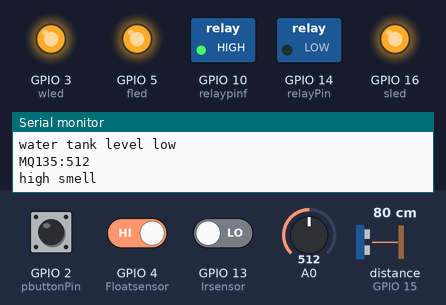
This sketch was run on a simulated ESP8266 (NodeMCU). On the bench: switched loads named in the sketch (green lamp = pin HIGH), output pins drawn as LEDs (lit = HIGH), the last lines printed to the serial monitor. Wiring (inferred from the names in the program): ultrasonic range finder: trigger GPIO 12; echo GPIO 15. The inputs (shaded band) are chosen by the test bench; at power-on: distance to the obstacle (sensor on GPIO 15) 80 cm, GPIO 4 (Floatsensor) HIGH, GPIO 13 (Irsensor) LOW, A0 = 512, GPIO 2 (pbuttonPin) HIGH. The echo pulse lasts 58.3 µs per cm; WiFi joins after 1.5 s; servers stay silent unless stated; pins used as bus, display or sensor lines are not drawn.

Above: at 4.2 s.
4.3 s: distance to the obstacle (sensor on GPIO 15) set to 11 cm
15.5 s: distance to the obstacle (sensor on GPIO 15) set to 8 cm
At 20.1 s:
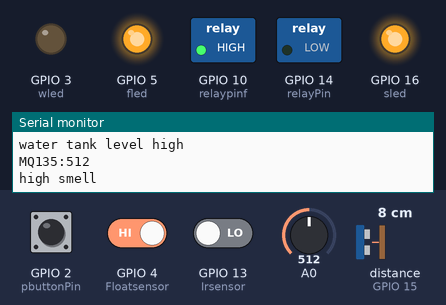
26.7 s: GPIO 4 (Floatsensor) driven LOW
At 31.2 s:
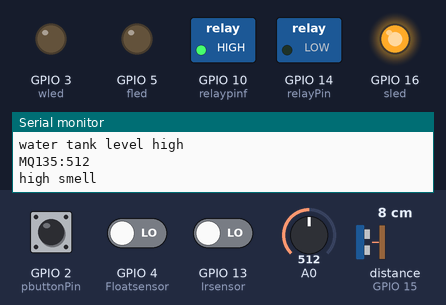
37.6 s: GPIO 13 (Irsensor) driven HIGH
At 42.5 s:
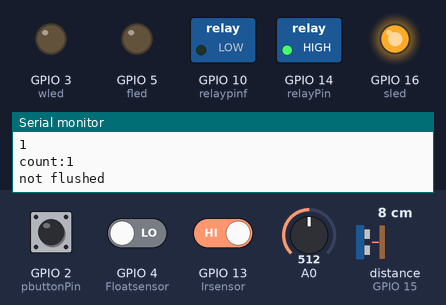
44.9 s: distance to the obstacle (sensor on GPIO 15) set to 18 cm
At 50.6 s:
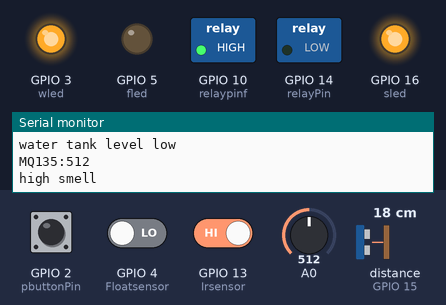
56.1 s: A0 set to 265
62.2 s: A0 set to 232
At 66.5 s:
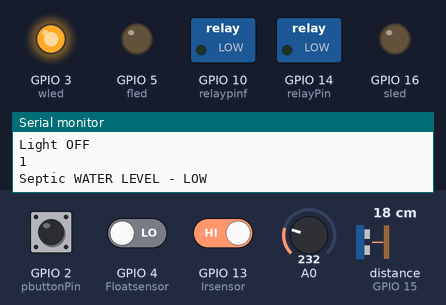
Timing chart, 0 to 68.0 s (numbered marks = the images above; inputs shaded):
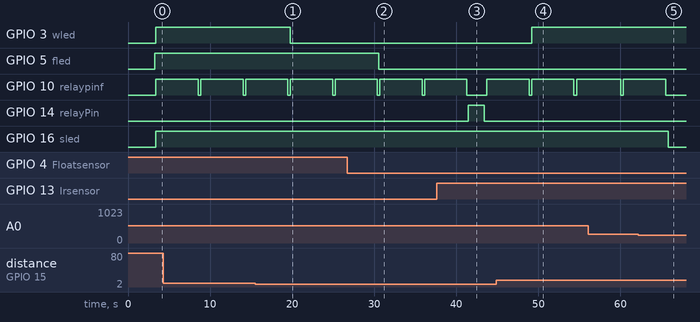

Measured:
- the behaviour switches between 10 and 9 cm on distance to the obstacle (sensor on GPIO 15) (found by bisection; images 0 and 1)
- the behaviour switches between 250 and 249 on A0 (found by bisection; images 4 and 5)
- after the input at 15.5 s, GPIO 3 (wled): HIGH → LOW after 4.3 s
- after the input at 26.7 s, GPIO 5 (fled): HIGH → LOW after 3.8 s
- after the input at 37.6 s, GPIO 14 (relayPin): LOW → HIGH after 3.8 s, → LOW 2.0 s later
- after the input at 44.9 s, GPIO 3 (wled): LOW → HIGH after 4.3 s
- after the input at 62.2 s, GPIO 10 (relaypinf): goes on until 65.5 s, then stays LOW; GPIO 16 (sled): HIGH → LOW after 3.6 s
- by itself, GPIO 10 (relaypinf): alternates HIGH for 5.2 s and LOW for 0.31 s

The sketch:

esp8.ino
```cpp
#include <FirebaseArduino.h>
#include  <ESP8266WiFi.h>
#define FIREBASE_HOST "finalmq135.firebaseio.com"
#define WIFI_SSID "MI A1"//change the name of your WIFI
#define WIFI_PASSWORD "00000000" // Change the password of your WIFI
#define FIREBASE_AUTH "68dtvxJjmUYoy4RGbxqGOKWoAFPM4sQskDd5sBFy"

#define fled 5//d1
#define sled 16//d0;
#define wled 3//RX

int x = 0;
int pbuttonPin = 2;// D4 connect output to push button
int relayPin = 14;//D5 Connected to relay (LED)
int relaypinf = 10; //fan relay
int val = 0; // push value from pin 2
int lightON = 0;//light status
int pushed = 0;
float a,b,c,d,e,f,g,h,l,n;

int y = 0;
float m[10];
int k = 0;
int sensorValue1[10];
float sum = 0;
int i;
int j = 1;
float average[11];
int Irsensor = 13; //D7
int sensorValue;
int Floatsensor = 4; //D2
int Buttonstate = 1; //
int laststate = HIGH;
int count = 0;

#define trig1 12//d6int
#define echo1 15//d8

void setup() {
  Serial.begin(9600);
  pinMode(fled,OUTPUT);
  pinMode(sled,OUTPUT);
  pinMode(wled,OUTPUT);
  pinMode(pbuttonPin, INPUT_PULLUP);
  pinMode(relayPin, OUTPUT);
  pinMode(relaypinf, OUTPUT);

  pinMode(Irsensor, INPUT);
  pinMode(0, INPUT);
  pinMode(Floatsensor, INPUT_PULLUP);
  pinMode(trig1, OUTPUT);
  pinMode(echo1, INPUT);
  WiFi.begin (WIFI_SSID, WIFI_PASSWORD);
  while (WiFi.status() != WL_CONNECTED) {
    delay(500);
    Serial.print(".");
  }

  Serial.println ("");
  Serial.println ("WiFi Connected!");
  Firebase.begin(FIREBASE_HOST, FIREBASE_AUTH);


  Firebase.setFloat ("average1", 0);
  Firebase.setFloat ("average2", 0);
  Firebase.setFloat ("average3", 0);
  Firebase.setFloat ("average4", 0);
  Firebase.setFloat ("average5", 0);
  Firebase.setFloat ("average6", 0);
  Firebase.setFloat ("average7", 0);
  Firebase.setFloat ("average8", 0);
  Firebase.setFloat ("average9", 0);
  Firebase.setFloat ("average10", 0);

  // put your setup code here, to run once:

}

void loop() {

  // for irsensor


  float duration, distance;
  val = digitalRead(pbuttonPin);// read the push button value
  long state = digitalRead(Irsensor);
  if (state == HIGH)
  { Serial.println(" stall unoccupied");

  }

  else
  { Serial.println(" stall occupied");
  }
  // This segment is for auto flush


  if (val == HIGH && lightON == LOW) {

    pushed = 1 - pushed;
    delay(100);
  }

  lightON = val;

  if (pushed == HIGH) {
    Serial.println("Light OFF");
    digitalWrite(relayPin, LOW);
    digitalWrite(relaypinf, LOW);
    Serial.println(pushed);
  } else {

    Serial.println("Light ON");
    digitalWrite(relayPin, HIGH);
    delay(5000);

    x = 1;
    Serial.println(pushed);

    pushed = 1;}


  // only count on a LOW-> HIGH transition


  if (laststate == LOW && state == HIGH)
  {
    count++;
    Serial.print("count:");
    Serial.println(count);
    Firebase.setFloat ("count", count);

    if (x == 0)
    {

      Serial.println("not flushed");
      digitalWrite(relayPin, HIGH);
      delay(2000);
      digitalWrite(relayPin, LOW);


    }
    else
    {
      x = 0;
    }
    //delay(1000);
  }
  laststate = state;  // remember last state


  // for septic tank

  Buttonstate = digitalRead(Floatsensor);
  if (Buttonstate == HIGH)
  {

    Serial.println( "Septic WATER LEVEL - HIGH");
    Firebase.setString("septic", "High");
    digitalWrite(fled, HIGH);


  }
  else
  {

    Serial.println( "Septic WATER LEVEL - LOW" );
    Firebase.setString("septic", "Low");
    digitalWrite(fled, LOW);


  }


  //water level


  digitalWrite(trig1, LOW);

  delayMicroseconds(2);
  digitalWrite(trig1, HIGH);
  delayMicroseconds(10);
  digitalWrite(trig1, LOW);

  duration = pulseIn(echo1, HIGH);

  distance = duration / 58;
  Serial.print(distance);
  Serial.println(" cm");
  if (distance <= 10)
  {Serial.println("water tank level high");
    Firebase.setString("waterlevel", "high");
    digitalWrite(wled, LOW);

  }
  else
  {
    Serial.println("water tank level low");
    Firebase.setString("waterlevel", "low");
    digitalWrite(wled, HIGH);


  }


  // for smell sensor


  sensorValue = analogRead(0);
  m[k] = sensorValue;
  Serial.print("MQ135:");
  Serial.println(sensorValue);

  if (sensorValue >= 250)
  {
    Serial.println("high smell");
    digitalWrite(relaypinf, HIGH);
    digitalWrite(sled, HIGH);

    delay(5000);


  }

  else
  {
    Serial.println("low smell");
    digitalWrite(relayPin, LOW);
    digitalWrite(sled, LOW);

  }
  Firebase.setFloat ("mq", sensorValue);


  // AVERAGE OF MQ135


  while (true)
  {
    sum = sum + m[k];
    k = k + 1;
    break;
    // Serial.println(sum);
    //delay(1000);
  }
  if (k == 10)
  {
    average[j] = sum / 10;
    sum = 0;
    Serial.print("average:");
    Serial.print(j);
    Serial.print("\t");
    Serial.println(average[j]);
    if(j==1)
    {
       a=average[1];
    Firebase.setFloat ("average1",a);
      }
   else if(j==2)
   {
    b=average[2];
    Firebase.setFloat ("average2",b);
   }
    else if(j==3)
    {c=average[3];
    Firebase.setFloat ("average3",c);
    }
    else if(j==4)
    {
    d=average[4];
    Firebase.setFloat ("average4",d);
    }
    else if(j==5)
    {e=average[5];
    Firebase.setFloat ("average5",e);
    }
    else if(j==6)
    {
    f=average[6];
    Firebase.setFloat ("average6",f);
    }
    else if(j==7)
    {
    g=average[7];
    Firebase.setFloat ("average7",g);
    }
    else if(j==8)
    {
    h=average[8];
    Firebase.setFloat ("average8",h);
    }
    else if(j==9)
    {
    l=average[9];
    Firebase.setFloat ("average9",l);
    }
    else if(j==10)
    {
    n=average[10];
    Firebase.setFloat ("average10",n);
    delay(2000);
    Firebase.setFloat ("average1", 0);
  Firebase.setFloat ("average2", 0);
  Firebase.setFloat ("average3", 0);
  Firebase.setFloat ("average4", 0);
  Firebase.setFloat ("average5", 0);
  Firebase.setFloat ("average6", 0);
  Firebase.setFloat ("average7", 0);
  Firebase.setFloat ("average8", 0);
  Firebase.setFloat ("average9", 0);
  Firebase.setFloat ("average10", 0);

    j=0;

    }

    j = j + 1;
    k = 0;

    delay(100);
  }

  Serial.print("reading");
  y = y + 1;
  Serial.println(y);

  /*

    // DUSTBIN


    digitalWrite(trig2, LOW);

    delayMicroseconds(2);
    digitalWrite(trig2, HIGH);
    delayMicroseconds(10);
    digitalWrite(trig2, LOW);

    duration2 = pulseIn(echo2, HIGH);

    distance2 = duration2 / 58;
    Serial.print("Dustbin level:");
    Serial.print(distance2);
    Serial.println(" cm");
    if (distance2 <= 5)
    {
      Serial.println("dustin is full");
      Firebase.setString("dustbin", "full");
    }
    else
    {
      Serial.println("dustbin is not full");
      Firebase.setString("dustbin", "not full");
    }

  */
}
```
